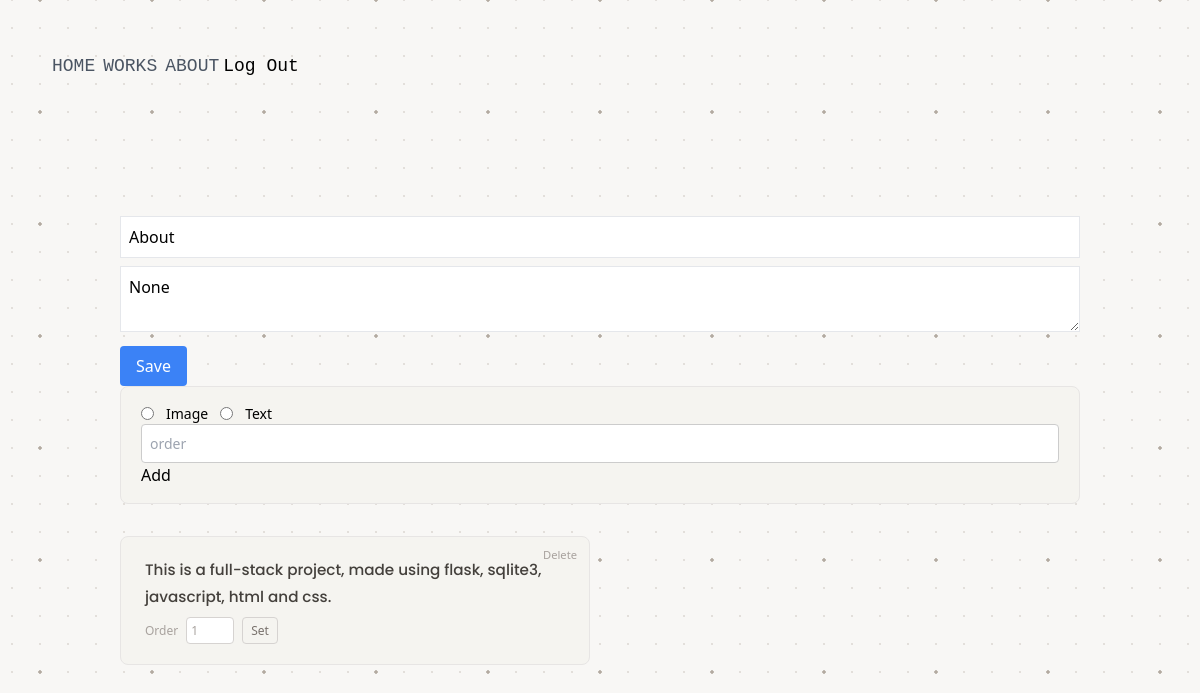
Screenshot of /admin/project/66 (signed in) with the database file from the repository.
### tables this page shows
CREATE TABLE projects
    (id INTEGER PRIMARY KEY AUTOINCREMENT UNIQUE NOT NULL,
    title TEXT,
    description TEXT,
    hidden BOOLEAN NOT NULL DEFAULT FALSE,
    project_order INTEGER,
    date TEXT,
    field_id INTEGER,
    FOREIGN KEY(field_id) REFERENCES fields(id));

CREATE TABLE project_contents
    (id INTEGER PRIMARY KEY AUTOINCREMENT UNIQUE NOT NULL,
    type TEXT NOT NULL,
    content TEXT NOT NULL,
    sort_order INTEGER,
    project_id INTEGER, alt TEXT,
    FOREIGN KEY(project_id) REFERENCES projects(id));

### blueprints/admin.py (the view)
@admin.route("/admin/project/<project_id>", methods = ["GET"])
@login_required
def change_project(project_id):
    project_contents = get_project(project_id)
    if project_contents is None:
        return apology("project doesn't exist")
    return render_template("project.html", project_contents=project_contents)

### database.py (called while the page is built)
    def execute(self, query, *args):
        with self.engine.begin() as connection:
            params = {str(i): arg for i, arg in enumerate(args)}
            prepared = query
            for i in range(len(args)):
                prepared = prepared.replace("?", f":{i}", 1)
            result = connection.execute(text(prepared), params)
            if result.returns_rows:
                return [dict(row._mapping) for row in result.all()]
            query_upper = query.strip().upper()
            if query_upper.startswith("INSERT"):
                res = connection.execute(text("SELECT last_insert_rowid()"))
                return res.scalar()
            return result.rowcount

### helpers.py (called while the page is built)
def login_required(f):
    @wraps(f)
    def decorated_function(*args, **kwargs):
        if session.get("user_id") is None:
            return redirect("/index.html")
        return f(*args, **kwargs)
    return decorated_function

### templates/project.html (shortened to what this page needs)
{% extends "layout.html" %}
{% block main %}
{% if session["user_id"] %}
{% for key in project_contents %}
<div class="project-layout">
  <form action="/admin/project/edit" method="post" class="space-y-2">
    <input type="text" name="title" value="{{ project_contents[key]['title'] }}" class="border p-2 w-full">
    <textarea name="description" class="border p-2 w-full">{{ project_contents[key]['description'] }}</textarea>
    <button type="submit" class="bg-blue-500 text-white px-4 py-2 rounded">Save</button>
  </form>
  <div class="admin-form-wrap">
    <form action="/admin/project/add/{{key}}" method="post" enctype="multipart/form-data">
      <div id="radio-inputs">
        <input type="radio" name="type" value="image"> Image
        <input type="radio" name="type" value="text"> Text
      </div>
      <div id="inputs">
        <input type="number" name="order" placeholder="order">
      </div>
      <button type="submit">Add</button>
    </form>
  </div>
  <div class="masonry-grid">
    {% for row in project_contents[key]["items"] %}
      {% set project_id = project_contents.keys() | first %}
      {% if row["type"] == "image" %}
        <div class="masonry-item">
          <div class="overlay-wrap">
            <img src="/{{ row['content'] }}" class="gallery-image">
            <div class="item-overlay">
              <form action="/admin/project/delete/" method="post">
                <input type="hidden" name="project_id" value="{{ project_id }}">
                <input type="hidden" name="content" value="{{ row['content'] }}">
                <button type="submit" class="overlay-btn">Delete</button>
              </form>
              <form action="/admin/project/order" method="post">
                <div class="overlay-order-row">
                  <label>Order</label>
                  <input class="overlay-order-input" type="number" name="order" value="{{ row['order'] }}" required>
                  <input type="hidden" name="content_id" value="{{ row['content_id'] }}">
                  <input type="hidden" name="project_id" value="{{ project_id }}">
                  <button type="submit" class="overlay-btn">Set</button>
                </div>
              </form>
            </div>
          </div>
        </div>
      {% else %}
        <div class="masonry-item">
          <div class="text-card text-card-admin">
            <form action="/admin/project/delete/" method="post" style="display:inline;">
              <button type="submit" class="text-card-delete">Delete</button>
            </form>
            <p>{{ row["content"] }}</p>
            <form action="/admin/project/order" method="post">
              <div class="order-row">
                <span>Order</span>
                <input type="number" name="order" value="{{ row['order'] }}" required>
                <button type="submit">Set</button>
              </div>
            </form>
          </div>
        </div>
      {% endif %}
    {% endfor %}
  </div>
</div>
{% endfor %}
{% endif %}
{% endblock %}

### static/styles.css (style rules this page uses)
p { font-family: "Poppins", sans-serif; font-weight: 500; font-style: normal; }
body { margin: 0; height: 100vh; background-color: #f8f7f5; background-image: radial-gradient(circle, rgba(80,60,40,.32) 1.6px, transparent 1.6px), radial-gradient(circle, rgba(80,60,40,.13) 1.2px, transparent 1.2px); background-size: 112px 112px, 28px 28px; background-position: center center, center center; }
#radio-inputs { display: flex; align-items: center; gap: 12px; font-size: 14px; }
#radio-inputs input[type="radio"] { margin: 0; cursor: pointer; }
#inputs { display: flex; flex-direction: column; gap: 10px; }
#inputs input { padding: 8px; border: 1px solid #ccc; border-radius: 4px; font-size: 14px; }

### static/projects.css (style rules this page uses)
.project-layout { max-width: 64rem; margin: 0 auto; padding: 3rem 2rem; width: 100%; }
.masonry-grid { columns: 2; column-gap: 1.25rem; }
.masonry-item { break-inside: avoid; margin-bottom: 1.25rem; }
.text-card { background: #f5f4f0; border: 1px solid #e7e5e4; border-radius: 0.5rem; padding: 1.25rem 1.5rem; font-size: 0.95rem; line-height: 1.75; color: #44403c; display: inline-block; max-width: 36rem; }
.text-card-admin { position: relative; }
.text-card-delete { position: absolute; top: 0.5rem; right: 0.75rem; font-size: 0.7rem; color: #a8a29e; background: none; border: none; cursor: pointer; padding: 0; }
.admin-form-wrap { margin-bottom: 2rem; padding: 1rem 1.25rem; background: #f5f4f0; border: 1px solid #e7e5e4; border-radius: 0.5rem; }
.order-row { display: flex; align-items: center; gap: 0.5rem; margin-top: 0.4rem; font-size: 0.75rem; color: #a8a29e; }
.order-row input[type="number"] { width: 3rem; font-size: 0.75rem; padding: 0.15rem 0.25rem; border: 1px solid #d6d3d1; border-radius: 0.25rem; }
.order-row button { font-size: 0.75rem; color: #78716c; background: none; border: 1px solid #d6d3d1; border-radius: 0.25rem; padding: 0.15rem 0.5rem; cursor: pointer; }

### rows the page displays
projects: title "About"
project_contents: content "This is a full-stack project, made using flask, sqlite3, javascript, html and css.", order "1"
